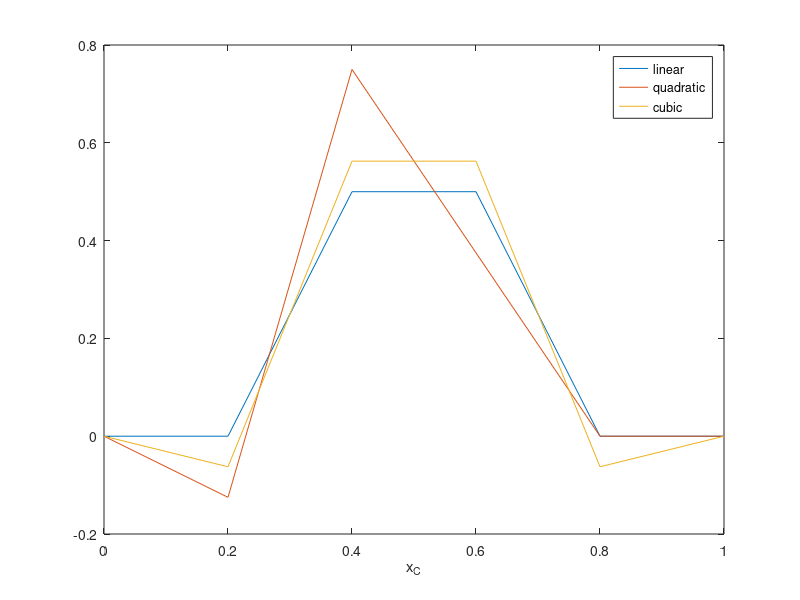

Recreate this plot in MATLAB.
%% Modeling
%

%% Source representation
% We illustrate how we can represent point-sources by adjoint
% interpolation. 

% grid
xc = [0:1/5:1];
xs = 0.5;

% linear interpolation
P1    = zeros(1,6);
P1(3) = (xs - xc(4))/(xc(3) - xc(4));
P1(4) = (xs - xc(3))/(xc(4) - xc(3));

% quadratic interpolation
P2    = zeros(1,6);

P2(2) = (xs - xc(3))/(xc(2) - xc(3))*(xs - xc(4))/(xc(2) - xc(4));
P2(3) = (xs - xc(2))/(xc(3) - xc(2))*(xs - xc(4))/(xc(3) - xc(4));
P2(4) = (xs - xc(2))/(xc(4) - xc(2))*(xs - xc(3))/(xc(4) - xc(3));

% cubic interpolation
P3    = zeros(1,6);

P3(2) = (xs - xc(3))/(xc(2) - xc(3))*(xs - xc(4))/(xc(2) - xc(4))*(xs - xc(5))/(xc(2) - xc(5));
P3(3) = (xs - xc(2))/(xc(3) - xc(2))*(xs - xc(4))/(xc(3) - xc(4))*(xs - xc(5))/(xc(3) - xc(5));
P3(4) = (xs - xc(2))/(xc(4) - xc(2))*(xs - xc(3))/(xc(4) - xc(3))*(xs - xc(5))/(xc(4) - xc(5));
P3(5) = (xs - xc(2))/(xc(5) - xc(2))*(xs - xc(3))/(xc(5) - xc(3))*(xs - xc(4))/(xc(5) - xc(4));

%%
% The resulting discretized delta functions are shown below. 

% plot
figure;
plot(xc,P1'*1,xc,P2'*1,xc,P3'*1);legend('linear','quadratic','cubic');
xlabel('x_C');

%%
% The order up to which the discretized delta function behaves like a true
% delta function is determined by the order of the interpolation. A table
% with the error is shown below.

% error
for l = [0:1:5]
    error1(l+1) = abs((xc.^l)*(P1'*1) - xs^l);
    error2(l+1) = abs((xc.^l)*(P2'*1) - xs^l);
    error3(l+1) = abs((xc.^l)*(P3'*1) - xs^l);
end

fprintf(1,'l, linear  , quad.   , cubic\n');
fprintf(1,'%d, %1.2e, %1.2e, %1.2e\n',[[0:5];error1;error2;error3 ]);
%%
